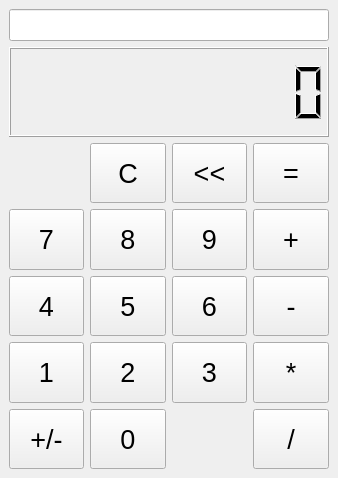
<?xml version="1.0" encoding="UTF-8"?>
<ui version="4.0">
 <class>MainWindow</class>
 <widget class="QMainWindow" name="MainWindow">
  <property name="geometry">
   <rect>
    <x>0</x>
    <y>0</y>
    <width>338</width>
    <height>478</height>
   </rect>
  </property>
  <property name="windowTitle">
   <string>Calculator</string>
  </property>
  <property name="styleSheet">
   <string notr="true">background-color: rgb(119, 118, 123);
QPushButton { background-color: rgb(154, 153, 150); color: rgb(0, 0, 0); };
QLineEdit { background-color: black; alternate-background-color: black; color: white; };
</string>
  </property>
  <widget class="QWidget" name="centralwidget">
   <layout class="QVBoxLayout" name="verticalLayout">
    <item>
     <widget class="QLineEdit" name="lineResult">
      <property name="font">
       <font>
        <pointsize>15</pointsize>
       </font>
      </property>
      <property name="styleSheet">
       <string notr="true"/>
      </property>
      <property name="alignment">
       <set>Qt::AlignRight|Qt::AlignTrailing|Qt::AlignVCenter</set>
      </property>
      <property name="readOnly">
       <bool>true</bool>
      </property>
     </widget>
    </item>
    <item>
     <widget class="QLCDNumber" name="lcdOperand">
      <property name="minimumSize">
       <size>
        <width>0</width>
        <height>90</height>
       </size>
      </property>
      <property name="styleSheet">
       <string notr="true"/>
      </property>
      <property name="digitCount">
       <number>10</number>
      </property>
      <property name="value" stdset="0">
       <double>0.000000000000000</double>
      </property>
      <property name="intValue" stdset="0">
       <number>0</number>
      </property>
     </widget>
    </item>
    <item>
     <layout class="QGridLayout" name="gridLayout">
      <item row="3" column="0">
       <widget class="QPushButton" name="button1">
        <property name="sizePolicy">
         <sizepolicy hsizetype="Expanding" vsizetype="Expanding">
          <horstretch>0</horstretch>
          <verstretch>0</verstretch>
         </sizepolicy>
        </property>
        <property name="minimumSize">
         <size>
          <width>60</width>
          <height>60</height>
         </size>
        </property>
        <property name="font">
         <font>
          <pointsize>20</pointsize>
         </font>
        </property>
        <property name="text">
         <string>1</string>
        </property>
        <property name="shortcut">
         <string>1</string>
        </property>
       </widget>
      </item>
      <item row="2" column="1">
       <widget class="QPushButton" name="button5">
        <property name="sizePolicy">
         <sizepolicy hsizetype="Expanding" vsizetype="Expanding">
          <horstretch>0</horstretch>
          <verstretch>0</verstretch>
         </sizepolicy>
        </property>
        <property name="minimumSize">
         <size>
          <width>60</width>
          <height>60</height>
         </size>
        </property>
        <property name="font">
         <font>
          <pointsize>20</pointsize>
         </font>
        </property>
        <property name="text">
         <string>5</string>
        </property>
        <property name="shortcut">
         <string>5</string>
        </property>
       </widget>
      </item>
      <item row="2" column="0">
       <widget class="QPushButton" name="button4">
        <property name="sizePolicy">
         <sizepolicy hsizetype="Expanding" vsizetype="Expanding">
          <horstretch>0</horstretch>
          <verstretch>0</verstretch>
         </sizepolicy>
        </property>
        <property name="minimumSize">
         <size>
          <width>60</width>
          <height>60</height>
         </size>
        </property>
        <property name="font">
         <font>
          <pointsize>20</pointsize>
         </font>
        </property>
        <property name="styleSheet">
         <string notr="true"/>
        </property>
        <property name="text">
         <string>4</string>
        </property>
        <property name="shortcut">
         <string>4</string>
        </property>
       </widget>
      </item>
      <item row="1" column="2">
       <widget class="QPushButton" name="button9">
        <property name="sizePolicy">
         <sizepolicy hsizetype="Expanding" vsizetype="Expanding">
          <horstretch>0</horstretch>
          <verstretch>0</verstretch>
         </sizepolicy>
        </property>
        <property name="minimumSize">
         <size>
          <width>60</width>
          <height>60</height>
         </size>
        </property>
        <property name="font">
         <font>
          <pointsize>20</pointsize>
         </font>
        </property>
        <property name="text">
         <string>9</string>
        </property>
        <property name="shortcut">
         <string>9</string>
        </property>
       </widget>
      </item>
      <item row="4" column="3">
       <widget class="QPushButton" name="buttonDivide">
        <property name="sizePolicy">
         <sizepolicy hsizetype="Expanding" vsizetype="Expanding">
          <horstretch>0</horstretch>
          <verstretch>0</verstretch>
         </sizepolicy>
        </property>
        <property name="minimumSize">
         <size>
          <width>60</width>
          <height>60</height>
         </size>
        </property>
        <property name="font">
         <font>
          <pointsize>20</pointsize>
         </font>
        </property>
        <property name="text">
         <string>/</string>
        </property>
        <property name="shortcut">
         <string>/</string>
        </property>
       </widget>
      </item>
      <item row="3" column="1">
       <widget class="QPushButton" name="button2">
        <property name="sizePolicy">
         <sizepolicy hsizetype="Expanding" vsizetype="Expanding">
          <horstretch>0</horstretch>
          <verstretch>0</verstretch>
         </sizepolicy>
        </property>
        <property name="minimumSize">
         <size>
          <width>60</width>
          <height>60</height>
         </size>
        </property>
        <property name="font">
         <font>
          <pointsize>20</pointsize>
         </font>
        </property>
        <property name="text">
         <string>2</string>
        </property>
        <property name="shortcut">
         <string>2</string>
        </property>
       </widget>
      </item>
      <item row="1" column="1">
       <widget class="QPushButton" name="button8">
        <property name="sizePolicy">
         <sizepolicy hsizetype="Expanding" vsizetype="Expanding">
          <horstretch>0</horstretch>
          <verstretch>0</verstretch>
         </sizepolicy>
        </property>
        <property name="minimumSize">
         <size>
          <width>60</width>
          <height>60</height>
         </size>
        </property>
        <property name="font">
         <font>
          <pointsize>20</pointsize>
         </font>
        </property>
        <property name="text">
         <string>8</string>
        </property>
        <property name="shortcut">
         <string>8</string>
        </property>
       </widget>
      </item>
      <item row="1" column="3">
       <widget class="QPushButton" name="buttonPlus">
        <property name="sizePolicy">
         <sizepolicy hsizetype="Expanding" vsizetype="Expanding">
          <horstretch>0</horstretch>
          <verstretch>0</verstretch>
         </sizepolicy>
        </property>
        <property name="minimumSize">
         <size>
          <width>60</width>
          <height>60</height>
         </size>
        </property>
        <property name="font">
         <font>
          <pointsize>20</pointsize>
         </font>
        </property>
        <property name="text">
         <string>+</string>
        </property>
        <property name="shortcut">
         <string>+</string>
        </property>
       </widget>
      </item>
      <item row="3" column="2">
       <widget class="QPushButton" name="button3">
        <property name="sizePolicy">
         <sizepolicy hsizetype="Expanding" vsizetype="Expanding">
          <horstretch>0</horstretch>
          <verstretch>0</verstretch>
         </sizepolicy>
        </property>
        <property name="minimumSize">
         <size>
          <width>60</width>
          <height>60</height>
         </size>
        </property>
        <property name="font">
         <font>
          <pointsize>20</pointsize>
         </font>
        </property>
        <property name="text">
         <string>3</string>
        </property>
        <property name="shortcut">
         <string>3</string>
        </property>
       </widget>
      </item>
      <item row="2" column="3">
       <widget class="QPushButton" name="buttonMinus">
        <property name="sizePolicy">
         <sizepolicy hsizetype="Expanding" vsizetype="Expanding">
          <horstretch>0</horstretch>
          <verstretch>0</verstretch>
         </sizepolicy>
        </property>
        <property name="minimumSize">
         <size>
          <width>60</width>
          <height>60</height>
         </size>
        </property>
        <property name="font">
         <font>
          <pointsize>20</pointsize>
         </font>
        </property>
        <property name="text">
         <string>-</string>
        </property>
        <property name="shortcut">
         <string>-</string>
        </property>
       </widget>
      </item>
      <item row="3" column="3">
       <widget class="QPushButton" name="buttonMultiplication">
        <property name="sizePolicy">
         <sizepolicy hsizetype="Expanding" vsizetype="Expanding">
          <horstretch>0</horstretch>
          <verstretch>0</verstretch>
         </sizepolicy>
        </property>
        <property name="minimumSize">
         <size>
          <width>60</width>
          <height>60</height>
         </size>
        </property>
        <property name="font">
         <font>
          <pointsize>20</pointsize>
         </font>
        </property>
        <property name="text">
         <string>*</string>
        </property>
        <property name="shortcut">
         <string>*</string>
        </property>
       </widget>
      </item>
      <item row="1" column="0">
       <widget class="QPushButton" name="button7">
        <property name="sizePolicy">
         <sizepolicy hsizetype="Expanding" vsizetype="Expanding">
          <horstretch>0</horstretch>
          <verstretch>0</verstretch>
         </sizepolicy>
        </property>
        <property name="minimumSize">
         <size>
          <width>60</width>
          <height>60</height>
         </size>
        </property>
        <property name="font">
         <font>
          <pointsize>20</pointsize>
         </font>
        </property>
        <property name="text">
         <string>7</string>
        </property>
        <property name="shortcut">
         <string>7</string>
        </property>
       </widget>
      </item>
      <item row="4" column="0">
       <widget class="QPushButton" name="buttonSign">
        <property name="sizePolicy">
         <sizepolicy hsizetype="Expanding" vsizetype="Expanding">
          <horstretch>0</horstretch>
          <verstretch>0</verstretch>
         </sizepolicy>
        </property>
        <property name="minimumSize">
         <size>
          <width>60</width>
          <height>60</height>
         </size>
        </property>
        <property name="font">
         <font>
          <pointsize>20</pointsize>
         </font>
        </property>
        <property name="text">
         <string>+/-</string>
        </property>
       </widget>
      </item>
      <item row="4" column="1">
       <widget class="QPushButton" name="button0">
        <property name="sizePolicy">
         <sizepolicy hsizetype="Expanding" vsizetype="Expanding">
          <horstretch>0</horstretch>
          <verstretch>0</verstretch>
         </sizepolicy>
        </property>
        <property name="minimumSize">
         <size>
          <width>60</width>
          <height>60</height>
         </size>
        </property>
        <property name="font">
         <font>
          <pointsize>20</pointsize>
         </font>
        </property>
        <property name="text">
         <string>0</string>
        </property>
        <property name="shortcut">
         <string>0</string>
        </property>
       </widget>
      </item>
      <item row="2" column="2">
       <widget class="QPushButton" name="button6">
        <property name="sizePolicy">
         <sizepolicy hsizetype="Expanding" vsizetype="Expanding">
          <horstretch>0</horstretch>
          <verstretch>0</verstretch>
         </sizepolicy>
        </property>
        <property name="minimumSize">
         <size>
          <width>60</width>
          <height>60</height>
         </size>
        </property>
        <property name="font">
         <font>
          <pointsize>20</pointsize>
         </font>
        </property>
        <property name="text">
         <string>6</string>
        </property>
        <property name="shortcut">
         <string>6</string>
        </property>
       </widget>
      </item>
      <item row="0" column="3">
       <widget class="QPushButton" name="buttonCalculate">
        <property name="sizePolicy">
         <sizepolicy hsizetype="Expanding" vsizetype="Expanding">
          <horstretch>0</horstretch>
          <verstretch>0</verstretch>
         </sizepolicy>
        </property>
        <property name="minimumSize">
         <size>
          <width>60</width>
          <height>60</height>
         </size>
        </property>
        <property name="font">
         <font>
          <pointsize>20</pointsize>
         </font>
        </property>
        <property name="text">
         <string>=</string>
        </property>
        <property name="shortcut">
         <string>=</string>
        </property>
       </widget>
      </item>
      <item row="0" column="2">
       <widget class="QPushButton" name="buttonBackspace">
        <property name="sizePolicy">
         <sizepolicy hsizetype="Expanding" vsizetype="Expanding">
          <horstretch>0</horstretch>
          <verstretch>0</verstretch>
         </sizepolicy>
        </property>
        <property name="minimumSize">
         <size>
          <width>60</width>
          <height>60</height>
         </size>
        </property>
        <property name="font">
         <font>
          <pointsize>20</pointsize>
         </font>
        </property>
        <property name="text">
         <string>&lt;&lt;</string>
        </property>
        <property name="shortcut">
         <string>Backspace</string>
        </property>
       </widget>
      </item>
      <item row="0" column="1">
       <widget class="QPushButton" name="buttonClear">
        <property name="sizePolicy">
         <sizepolicy hsizetype="Expanding" vsizetype="Expanding">
          <horstretch>0</horstretch>
          <verstretch>0</verstretch>
         </sizepolicy>
        </property>
        <property name="minimumSize">
         <size>
          <width>60</width>
          <height>60</height>
         </size>
        </property>
        <property name="font">
         <font>
          <pointsize>20</pointsize>
         </font>
        </property>
        <property name="text">
         <string>C</string>
        </property>
        <property name="shortcut">
         <string>Del</string>
        </property>
       </widget>
      </item>
     </layout>
    </item>
   </layout>
  </widget>
 </widget>
 <resources/>
 <connections/>
</ui>
